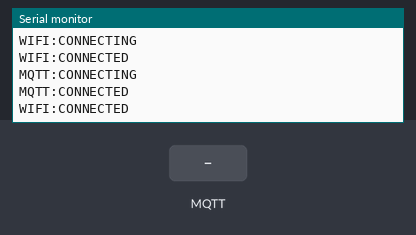
Simulated run of this sketch. Board: ESP8266 (NodeMCU). On the bench: the last lines printed to the serial monitor. Inputs (shaded band) come from the test bench. WiFi joins after 1.5 s; servers stay silent unless stated; random numbers use the default seed unless the sketch sets one; no MQTT or app messages arrive unless stated.

Above: at 2.8 s.
2.9 s: MQTT message "PUB:" arrives on the first subscribed topic
At 4.1 s:
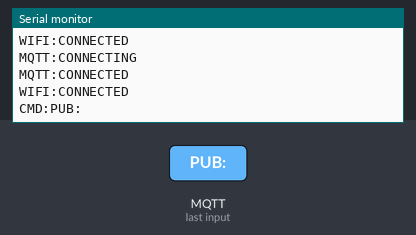
4.4 s: MQTT message "1" arrives on the first subscribed topic
At 5.2 s:
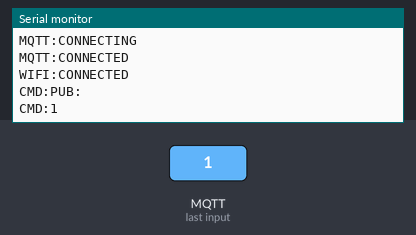
5.9 s: MQTT message "on" arrives on the first subscribed topic
At 6.3 s:
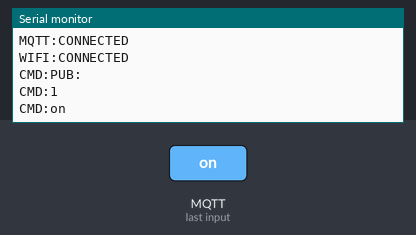
7.4 s: MQTT message "off" arrives on the first subscribed topic
At 7.8 s:
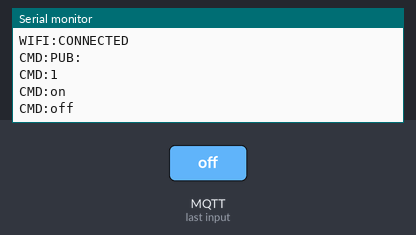
8.9 s: MQTT message "PUB:" arrives on the second subscribed topic
At 10.1 s:
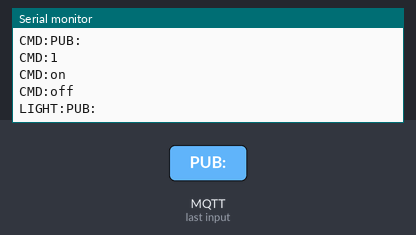
10.4 s: MQTT message "1" arrives on the second subscribed topic
At 11.2 s:
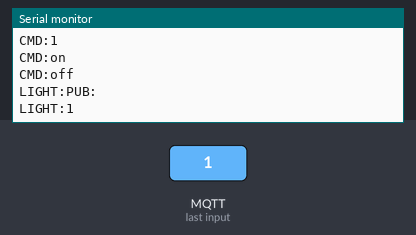

Measured:
- after the input at 2.9 s, the serial monitor: prints a new line at once (image 1)
- after the input at 4.4 s, the serial monitor: prints a new line at once (image 2)
- after the input at 5.9 s, the serial monitor: prints a new line at once (image 3)
- after the input at 7.4 s, the serial monitor: prints a new line at once (image 4)
- after the input at 8.9 s, the serial monitor: prints a new line at once (image 5)
- after the input at 10.4 s, the serial monitor: prints a new line at once (image 6)

The sketch:

esp01.ino
```cpp
/*
 * Smart City - ESP-01 WiFi Bridge
 * Handles MQTT communication for Pico
 * Communicates with Pico via Serial
 * Sends WiFi status to Pico for LED control
 */

#include <ESP8266WiFi.h>
#include <PubSubClient.h>

// ========== WiFi Credentials ==========
const char* ssid = "PASH";
const char* password = "123456789";

// ========== MQTT Broker ==========
const char* mqtt_server = "broker.hivemq.com";
const int mqtt_port = 1883;

// ========== Lamp ID (Change for each slave) ==========
const int LAMP_ID = 1; // *** CHANGE THIS: 1, 2, 3, or 4 ***

// ========== MQTT Topics ==========
String TOPIC_CMD;       // street/turn/led{ID}
String TOPIC_STATUS;    // street/slave/led{ID}
const char* TOPIC_LIGHT = "master/light";

// ========== Objects ==========
WiFiClient espClient;
PubSubClient mqtt(espClient);

// ========== Variables ==========
unsigned long lastRetryTime = 0;
unsigned long lastStatusUpdate = 0;
const unsigned long RETRY_INTERVAL = 3000; // 3 seconds
const unsigned long STATUS_UPDATE_INTERVAL = 500; // Update status every 500ms
String lastWifiStatus = "";

// ========== Function Prototypes ==========
void connectWiFi();
void reconnectMQTT();
void mqttCallback(char* topic, byte* payload, unsigned int length);
void sendWiFiStatus();

void setup() {
  // Serial communication with Pico (GPIO1=TX, GPIO3=RX)
  Serial.begin(9600);
  delay(100);

  // Build topics
  TOPIC_CMD = "turn/led" + String(LAMP_ID);
  TOPIC_STATUS = "slave/led" + String(LAMP_ID);

  // Connect WiFi
  connectWiFi();

  // Setup MQTT
  mqtt.setServer(mqtt_server, mqtt_port);
  mqtt.setCallback(mqttCallback);

  if (WiFi.status() == WL_CONNECTED) {
    reconnectMQTT();
  }
}

void loop() {
  // Send WiFi status to Pico periodically
  if (millis() - lastStatusUpdate >= STATUS_UPDATE_INTERVAL) {
    lastStatusUpdate = millis();
    sendWiFiStatus();
  }

  // Check if WiFi is disconnected and retry if needed
  if (WiFi.status() != WL_CONNECTED) {
    if (millis() - lastRetryTime >= RETRY_INTERVAL) {
      lastRetryTime = millis();
      Serial.println("WIFI:RETRYING");
      connectWiFi();
    }
  }

  // Maintain MQTT connection only if WiFi is connected
  if (WiFi.status() == WL_CONNECTED) {
    if (!mqtt.connected()) {
      reconnectMQTT();
    }
    mqtt.loop();
  }

  // Check for commands from Pico
  if (Serial.available()) {
    String cmd = Serial.readStringUntil('\n');
    cmd.trim();

    if (cmd.startsWith("PUB:")) {
      // Format: PUB:ON or PUB:OFF
      String status = cmd.substring(4);
      if (mqtt.connected()) {
        mqtt.publish(TOPIC_STATUS.c_str(), status.c_str());
      }
    }
  }

  delay(10);
}

// ========== WiFi Connection ==========
void connectWiFi() {
  Serial.println("WIFI:CONNECTING");
  WiFi.mode(WIFI_STA);
  WiFi.begin(ssid, password);

  int attempts = 0;
  while (WiFi.status() != WL_CONNECTED && attempts < 20) {
    delay(500);
    attempts++;
  }

  if (WiFi.status() == WL_CONNECTED) {
    Serial.println("WIFI:CONNECTED");
  } else {
    Serial.println("WIFI:FAILED");
    lastRetryTime = millis();
  }
}

// ========== Send WiFi Status to Pico ==========
void sendWiFiStatus() {
  wl_status_t status = WiFi.status();
  String currentStatus = "";

  if (status == WL_CONNECTED) {
    currentStatus = "CONNECTED";
  } else if (status == WL_CONNECT_FAILED || status == WL_NO_SSID_AVAIL) {
    currentStatus = "FAILED";
  } else {
    currentStatus = "CONNECTING";
  }

  // Only send if status changed (reduce serial traffic)
  if (currentStatus != lastWifiStatus) {
    Serial.println("WIFI:" + currentStatus);
    lastWifiStatus = currentStatus;
  }
}

// ========== MQTT Callback ==========
void mqttCallback(char* topic, byte* payload, unsigned int length) {
  String message = "";
  for (unsigned int i = 0; i < length; i++) {
    message += (char)payload[i];
  }

  // Send to Pico via serial
  if (String(topic) == TOPIC_CMD) {
    Serial.println("CMD:" + message);
  }

  if (String(topic) == TOPIC_LIGHT) {
    Serial.println("LIGHT:" + message);
  }
}

// ========== MQTT Reconnection ==========
void reconnectMQTT() {
  if (WiFi.status() != WL_CONNECTED) {
    return;
  }

  int attempts = 0;
  while (!mqtt.connected() && attempts < 3) {
    Serial.println("MQTT:CONNECTING");

    String clientId = "Slave_LED" + String(LAMP_ID) + "_" + String(random(0xffff), HEX);

    if (mqtt.connect(clientId.c_str())) {
      Serial.println("MQTT:CONNECTED");
      mqtt.subscribe(TOPIC_CMD.c_str());
      mqtt.subscribe(TOPIC_LIGHT);
      return;
    } else {
      Serial.println("MQTT:FAILED");
      attempts++;
      delay(2000);
    }
  }
}
```
